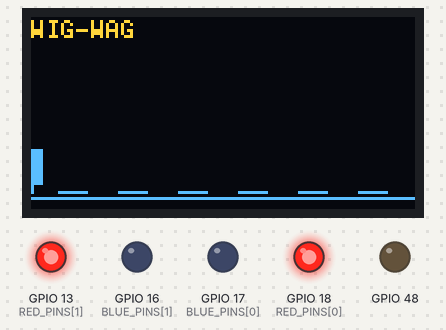
The program below on a simulated ESP32-S3. On the bench: 128×64 one-colour display, output pins drawn as LEDs (lit = HIGH). The OLED is the two-colour kind (top 16 rows yellow); what the program prints to the serial monitor is not drawn.

Above: at 0.46 s.
At 5.27 s:
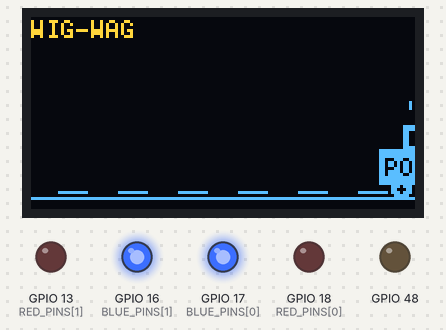
At 10.07 s:
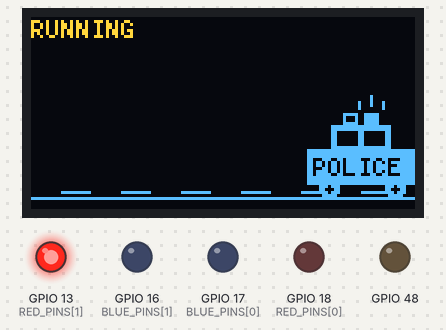
At 19.99 s:
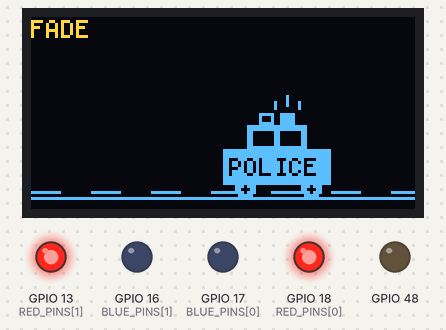
At 29.91 s:
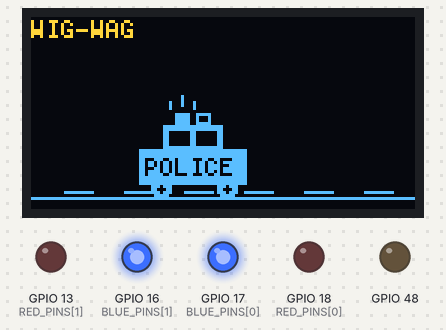
At 39.82 s:
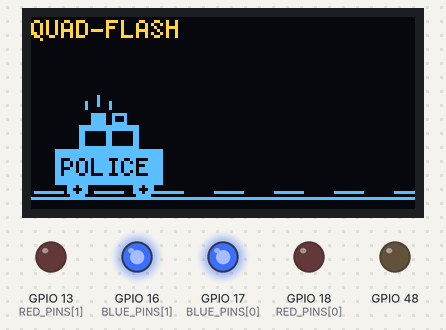
Timing chart, 0 to 40.0 s (numbered marks = the images above):
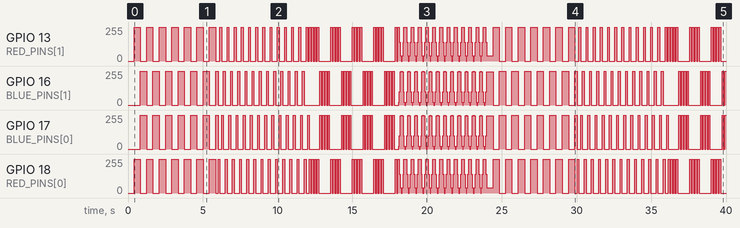

Measured:
- by itself, GPIO 13 (RED_PINS[1]): 0/255 → 255/255 at 0.41 s, → 0/255 0.42 s later, → 255/255 0.42 s later, → 0/255 0.42 s later, … (213 changes in this stretch)
- by itself, GPIO 18 (RED_PINS[0]): 0/255 → 255/255 at 0.41 s, → 0/255 0.42 s later, → 255/255 0.42 s later, → 0/255 0.42 s later, … (213 changes in this stretch)

The program:

main.cpp
```cpp
#include <Arduino.h>
#include "config.h"
#include "patterns.h"
#include "led_driver.h"
#include "police_display.h"

// ====== state ======
static int currentPattern = 0;
static int currentFrame = 0;
static bool redOn = true;
static int carX = -40;

// ====== cooperative scheduler ======
struct Task
{
  uint32_t (*intervalMs)(); // dynamic interval (read each tick)
  uint32_t last;
  void (*run)(uint32_t now);
};

static uint32_t patternFrameInterval() { return patterns[currentPattern].frameMs; }
static uint32_t blinkInterval()        { return BLINK_MS; }
static uint32_t carFrameInterval()     { return CAR_FRAME_MS; }
static uint32_t patternCycleInterval() { return PATTERN_CYCLE_MS; }

static void tickPatternFrame(uint32_t)
{
  Pattern &p = patterns[currentPattern];
  uint8_t frame[CHANNELS];
  for (int i = 0; i < CHANNELS; i++)
  {
    frame[i] = pgm_read_byte(&p.frames[currentFrame][i]);
  }
  applyFrame(frame);
  currentFrame = (currentFrame + 1) % p.frameCount;
}

static void tickBlink(uint32_t)
{
  redOn = !redOn;
  neopixelWrite(LED_BUILTIN, redOn ? 120 : 0, 0, redOn ? 0 : 120);
}

static void tickCar(uint32_t)
{
  carX += 2;
  if (carX > 130)
    carX = -40;
  drawPoliceCar(carX, redOn, patterns[currentPattern].name);
}

static void tickPatternCycle(uint32_t)
{
  currentPattern = (currentPattern + 1) % PATTERN_COUNT;
  currentFrame = 0;
  Serial.print("pattern: ");
  Serial.println(patterns[currentPattern].name);
}

static Task tasks[] = {
    {patternFrameInterval, 0, tickPatternFrame},
    {blinkInterval,        0, tickBlink},
    {carFrameInterval,     0, tickCar},
    {patternCycleInterval, 0, tickPatternCycle},
};

void setup()
{
  Serial.begin(115200);
  delay(200);
  Serial.println("start");

  ledDriverBegin();
  pinMode(LED_BUILTIN, OUTPUT);
  displayBegin();

  Serial.println("ready");
}

void loop()
{
  uint32_t now = millis();
  for (auto &t : tasks)
  {
    if (now - t.last >= t.intervalMs())
    {
      t.last = now;
      t.run(now);
    }
  }
}
```

patterns.h
```cpp
#pragma once
#include <Arduino.h>
#include "config.h"

struct Pattern
{
  const uint8_t (*frames)[CHANNELS]; // pointer to frame array
  uint8_t frameCount;
  uint16_t frameMs;
  const char *name;
};

extern Pattern patterns[];
extern const int PATTERN_COUNT;
```

police_display.h
```cpp
#pragma once
#include <Arduino.h>

void displayBegin();
void drawPoliceCar(int x, bool redLight, const char *patternName);
```

patterns.cpp
```cpp
#include "patterns.h"

// 1. WIG-WAG: left pair / right pair alternate
static const uint8_t WIG_WAG[][CHANNELS] PROGMEM = {
    // R1   R2   B1   B2
    {255, 255, 0, 0},
    {0, 0, 255, 255},
};

// 2. RUNNING: chase wave across channels
static const uint8_t RUNNING[][CHANNELS] PROGMEM = {
    {255, 0, 0, 0},
    {0, 255, 0, 0},
    {0, 0, 255, 0},
    {0, 0, 0, 255},
};

// 3. QUAD-FLASH: 4 fast flashes per side
static const uint8_t QUAD_FLASH[][CHANNELS] PROGMEM = {
    {255, 255, 0, 0},
    {0, 0, 0, 0},
    {255, 255, 0, 0},
    {0, 0, 0, 0},
    {255, 255, 0, 0},
    {0, 0, 0, 0},
    {255, 255, 0, 0},
    {0, 0, 0, 0},
    {0, 0, 255, 255},
    {0, 0, 0, 0},
    {0, 0, 255, 255},
    {0, 0, 0, 0},
    {0, 0, 255, 255},
    {0, 0, 0, 0},
    {0, 0, 255, 255},
    {0, 0, 0, 0},
};

// 4. FADE-ALTERNATE: smooth crossfade red <-> blue
static const uint8_t FADE_ALT[][CHANNELS] PROGMEM = {
    {255, 255, 0, 0},
    {200, 200, 60, 60},
    {140, 140, 120, 120},
    {80, 80, 180, 180},
    {0, 0, 255, 255},
    {80, 80, 180, 180},
    {140, 140, 120, 120},
    {200, 200, 60, 60},
};

Pattern patterns[] = {
    {WIG_WAG, 2, 400, "WIG-WAG"},
    {RUNNING, 4, 120, "RUNNING"},
    {QUAD_FLASH, 16, 70, "QUAD-FLASH"},
    {FADE_ALT, 8, 60, "FADE"},
};
const int PATTERN_COUNT = sizeof(patterns) / sizeof(patterns[0]);
```

police_display.cpp
```cpp
#include "police_display.h"
#include <U8g2lib.h>
#include <Wire.h>
#include "config.h"

// ====== OLED ======
static U8G2_SSD1306_128X64_NONAME_F_HW_I2C display(U8G2_R0, U8X8_PIN_NONE);

// ====== screen geometry ======
namespace Screen
{
  constexpr int WIDTH = 128;
  constexpr int HEADER_X = 0, HEADER_Y = 7;
}

namespace Road
{
  constexpr int Y = 60;
  constexpr int MARK_Y = 58, MARK_LEN = 10, MARK_GAP = 20;
  constexpr uint32_t MARK_SCROLL_MS = 30;
}

namespace CarSprite
{
  // body / cabin
  constexpr int BODY_X = 2,  BODY_Y = 44, BODY_W = 36, BODY_H = 12;
  constexpr int CABIN_X = 10, CABIN_Y = 36, CABIN_W = 20, CABIN_H = 8;
  // windows
  constexpr int WIN_Y = 38, WIN_W = 7, WIN_H = 5;
  constexpr int WIN_L_X = 12, WIN_R_X = 21;
  // wheels (outer disc + hub)
  constexpr int WHEEL_Y = 57, WHEEL_R = 3, HUB_R = 1;
  constexpr int WHEEL_L_X = 9, WHEEL_R_X = 31;
  // light bar
  constexpr int LIGHT_Y = 32, LIGHT_W = 5, LIGHT_H = 4;
  constexpr int LIGHT_L_X = 14, LIGHT_R_X = 21;
  // POLICE label
  constexpr int LABEL_X = 4, LABEL_Y = 53;
  // rays above the left / right beacon
  constexpr int RAY_TOP_Y = 26, RAY_TOP_LEN = 4;
  constexpr int RAY_SIDE_Y = 28, RAY_SIDE_LEN = 3;
  constexpr int RAY_L_CENTER_X = 16, RAY_L_LEFT_X = 12, RAY_L_RIGHT_X = 20;
  constexpr int RAY_R_CENTER_X = 23, RAY_R_LEFT_X = 19, RAY_R_RIGHT_X = 27;
}

void displayBegin()
{
  Wire.begin(SDA_PIN, SCL_PIN);
  Wire.setClock(400000);
  display.begin();
}

void drawPoliceCar(int x, bool redLight, const char *patternName)
{
  using namespace CarSprite;
  display.clearBuffer();

  // road
  display.drawHLine(0, Road::Y, Screen::WIDTH);
  for (int i = (millis() / Road::MARK_SCROLL_MS) % Road::MARK_GAP; i < Screen::WIDTH; i += Road::MARK_GAP)
  {
    display.drawHLine(i, Road::MARK_Y, Road::MARK_LEN); // markings scroll backward
  }

  // body and cabin
  display.drawBox(x + BODY_X, BODY_Y, BODY_W, BODY_H);
  display.drawBox(x + CABIN_X, CABIN_Y, CABIN_W, CABIN_H);

  // windows (cut out in black)
  display.setDrawColor(0);
  display.drawBox(x + WIN_L_X, WIN_Y, WIN_W, WIN_H);
  display.drawBox(x + WIN_R_X, WIN_Y, WIN_W, WIN_H);
  display.setDrawColor(1);

  // wheels
  display.drawDisc(x + WHEEL_L_X, WHEEL_Y, WHEEL_R);
  display.drawDisc(x + WHEEL_R_X, WHEEL_Y, WHEEL_R);
  display.setDrawColor(0);
  display.drawDisc(x + WHEEL_L_X, WHEEL_Y, HUB_R);
  display.drawDisc(x + WHEEL_R_X, WHEEL_Y, HUB_R);
  display.setDrawColor(1);

  // roof light bar
  if (redLight)
  {
    display.drawBox(x + LIGHT_L_X, LIGHT_Y, LIGHT_W, LIGHT_H);
    display.drawFrame(x + LIGHT_R_X, LIGHT_Y, LIGHT_W, LIGHT_H);
  }
  else
  {
    display.drawFrame(x + LIGHT_L_X, LIGHT_Y, LIGHT_W, LIGHT_H);
    display.drawBox(x + LIGHT_R_X, LIGHT_Y, LIGHT_W, LIGHT_H);
  }

  // POLICE label on the side (inverted)
  display.setFont(u8g2_font_5x7_tr);
  display.setDrawColor(0);
  display.drawStr(x + LABEL_X, LABEL_Y, "POLICE");
  display.setDrawColor(1);

  // beacon rays
  if (redLight)
  {
    display.drawVLine(x + RAY_L_CENTER_X, RAY_TOP_Y,  RAY_TOP_LEN);
    display.drawVLine(x + RAY_L_LEFT_X,   RAY_SIDE_Y, RAY_SIDE_LEN);
    display.drawVLine(x + RAY_L_RIGHT_X,  RAY_SIDE_Y, RAY_SIDE_LEN);
  }
  else
  {
    display.drawVLine(x + RAY_R_CENTER_X, RAY_TOP_Y,  RAY_TOP_LEN);
    display.drawVLine(x + RAY_R_LEFT_X,   RAY_SIDE_Y, RAY_SIDE_LEN);
    display.drawVLine(x + RAY_R_RIGHT_X,  RAY_SIDE_Y, RAY_SIDE_LEN);
  }

  // current pattern name at the top
  display.setFont(u8g2_font_5x7_tr);
  display.drawStr(Screen::HEADER_X, Screen::HEADER_Y, patternName);

  display.sendBuffer();
}
```

config.h
```cpp
#pragma once
#include <Arduino.h>

// ====== pins ======
#define SDA_PIN 20
#define SCL_PIN 21

constexpr int RED_PINS[]  = {18, 13};
constexpr int BLUE_PINS[] = {17, 16};
constexpr int N = sizeof(RED_PINS) / sizeof(RED_PINS[0]); // = 2
constexpr int CHANNELS = 2 * N;                           // reds + blues

// ====== PWM config ======
constexpr int PWM_FREQ = 5000; // 5 kHz — flicker invisible
constexpr int PWM_RES  = 8;    // 8 bits → duty 0..255

// ====== timings ======
constexpr uint16_t BLINK_MS         = 400;
constexpr uint16_t CAR_FRAME_MS     = 30;   // ~33 fps
constexpr uint32_t PATTERN_CYCLE_MS = 6000; // switch pattern every 6 s
```

led_driver.h
```cpp
#pragma once
#include <Arduino.h>

void ledDriverBegin();                       // ledcAttach on all channels
void applyFrame(const uint8_t *frame);       // frame[0..N-1]=R, frame[N..2N-1]=B
```

Source omitted: led_driver.cpp (data table, 1825 bytes)
